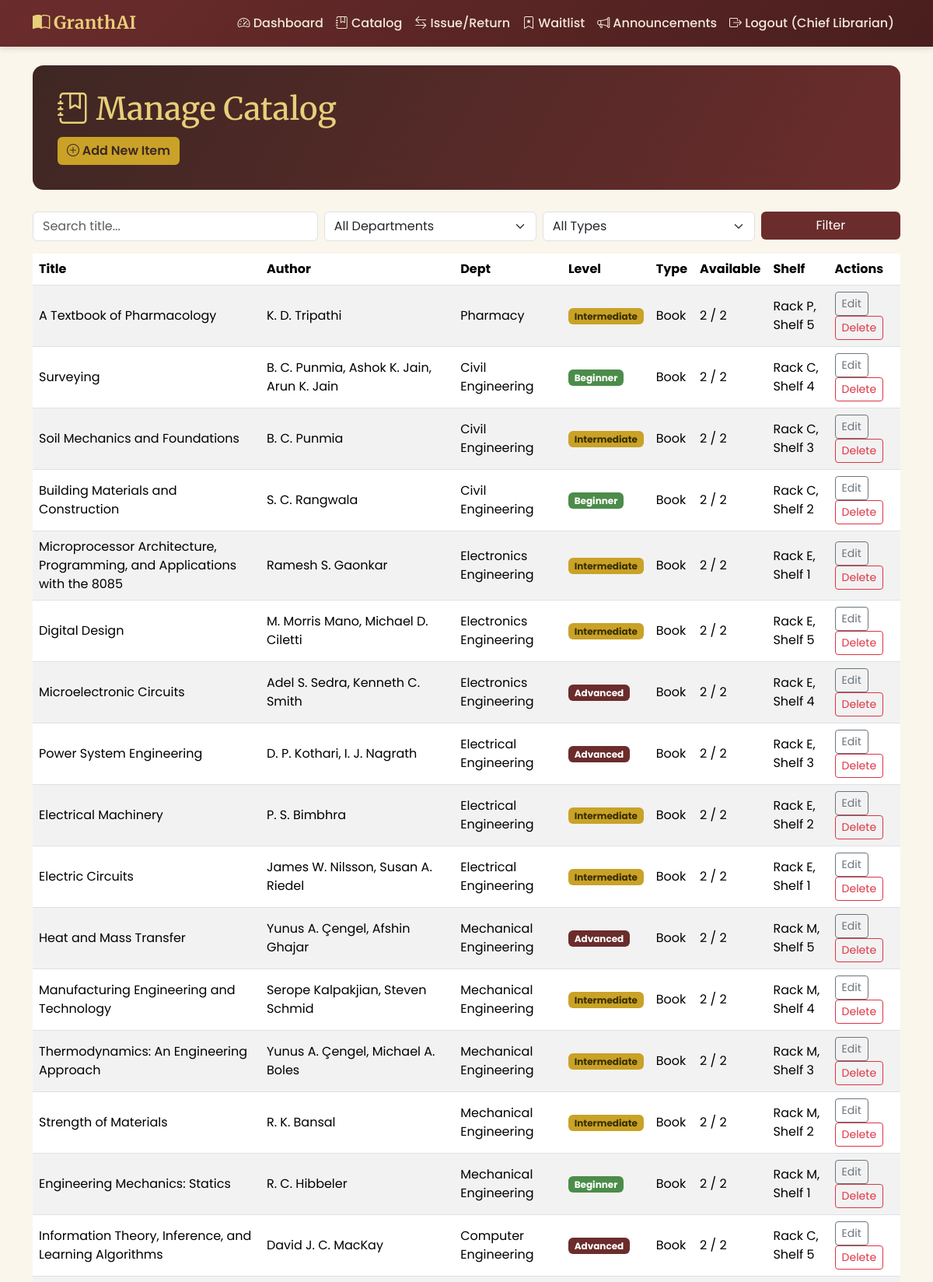
The page /librarian/books (signed in, upper part) on the database its author committed.
### models.py (models this page shows, shortened)
class Book(db.Model):
    id = db.Column(db.Integer, primary_key=True)
    title = db.Column(db.String(250), nullable=False)
    author = db.Column(db.String(200))
    department = db.Column(db.String(80), index=True)  # e.g. Engineering, Pharmacy, Diploma, Management
    level = db.Column(db.String(20), default='Intermediate')  # Beginner / Intermediate / Advanced
    item_type = db.Column(db.String(20), default='book')  # 'book' or 'magazine'
    content = db.Column(db.Text)  # keywords / topics / description used for search
    total_copies = db.Column(db.Integer, default=1)
    available_copies = db.Column(db.Integer, default=1)
    shelf_location = db.Column(db.String(80))  # e.g. "Rack E3, Shelf 2"
    view_count = db.Column(db.Integer, default=0)  # used for "Trending" widget
    added_on = db.Column(db.DateTime, default=utcnow, index=True)
    reservations = db.relationship('Reservation', backref='book', cascade='all, delete-orphan', lazy=True)
    issues = db.relationship('IssueRecord', backref='book', cascade='all, delete-orphan', lazy=True)

### routes/librarian.py (the view)
@librarian_bp.route('/books')
@role_required('librarian')
def books_list():
    department = request.args.get('department', '')
    item_type = request.args.get('item_type', '')
    q = request.args.get('q', '')
    query = Book.query
    if department:
        query = query.filter_by(department=department)
    if item_type:
        query = query.filter_by(item_type=item_type)
    if q:
        query = query.filter(Book.title.ilike(f'%{q}%'))
    books = query.order_by(Book.added_on.desc()).all()
    return render_template('librarian/books_list.html', books=books, departments=DEPARTMENTS,
                            department=department, item_type=item_type, q=q)

### templates/librarian/books_list.html (shortened to what this page needs)
{% extends 'base.html' %}
{% block content %}
<div class="page-hero">
  <h1><i class="bi bi-journal-bookmark"></i> Manage Catalog</h1>
  <a href="{{ url_for('librarian.add_book') }}" class="btn btn-gold mt-2"><i class="bi bi-plus-circle"></i> Add New Item</a>
</div>
<form method="get" class="row g-2 mb-3">
  <div class="col-md-4">
    <input type="text" name="q" value="{{ q }}" class="form-control" placeholder="Search title...">
  </div>
  <div class="col-md-3">
    <select name="department" class="form-select">
      <option value="">All Departments</option>
    </select>
  </div>
  <div class="col-md-3">
    <select name="item_type" class="form-select">
      <option value="">All Types</option>
    </select>
  </div>
  <div class="col-md-2">
    <button type="submit" class="btn btn-granthai w-100">Filter</button>
  </div>
</form>
<div class="table-responsive">
  <table class="table table-striped bg-white align-middle">
    <thead>
      <tr><th>Title</th><th>Author</th><th>Dept</th><th>Level</th><th>Type</th><th>Available</th><th>Shelf</th><th>Actions</th></tr>
    </thead>
    <tbody>
      {% for b in books %}
      <tr>
        <td>{{ b.title }}</td>
        <td>{{ b.author or '-' }}</td>
        <td>{{ b.department or '-' }}</td>
        <td><span class="badge badge-level-{{ b.level }}">{{ b.level }}</span></td>
        <td>{{ b.item_type|capitalize }}</td>
        <td>{{ b.available_copies }} / {{ b.total_copies }}</td>
        <td>{{ b.shelf_location }}</td>
        <td>
          <a href="{{ url_for('librarian.edit_book', book_id=b.id) }}" class="btn btn-sm btn-outline-secondary">Edit</a>
          <form method="post" action="{{ url_for('librarian.delete_book', book_id=b.id) }}" style="display:inline;" onsubmit="return confirm('Delete this item?');">
            <button type="submit" class="btn btn-sm btn-outline-danger">Delete</button>
          </form>
        </td>
      </tr>
      {% else %}
      <tr><td colspan="8" class="text-muted">No items match this filter.</td></tr>
      {% endfor %}
    </tbody>
  </table>
</div>
{% endblock %}

### static/css/style.css (style rules this page uses)
:root { --maroon: #6B2C2C; --maroon-dark: #4A1E1E; --gold: #C9A227; --gold-light: #E8CF7A; --cream: #FAF6EC; --wood: #3E2723; --forest: #2E5339; --ink: #2B2420; }
body { background-color: var(--cream); color: var(--ink); font-family: 'Poppins', 'Segoe UI', sans-serif; }
h1, h2, h3, h4, .brand-font { font-family: 'Merriweather', Georgia, serif; }
.page-hero { background: linear-gradient(120deg, var(--wood) 0%, var(--maroon) 100%); color: #fff; border-radius: 14px; padding: 2rem 2rem; margin-bottom: 1.75rem; }
.page-hero h1 { color: var(--gold-light); margin-bottom: 0.25rem; }
.badge-level-Beginner { background-color: #4C8C4A; }
.badge-level-Intermediate { background-color: #C9A227; color: #3a2f00; }
.badge-level-Advanced { background-color: #6B2C2C; }
.btn-granthai { background-color: var(--maroon); color: #fff; border: none; }
.btn-gold { background-color: var(--gold); border: none; color: var(--wood); font-weight: 600; }

### rows shown on the page
Book: title "A Textbook of Pharmacology", author "K. D. Tripathi", department "Pharmacy", level "Intermediate", item_type "Book", available_copies "2", total_copies "2", shelf_location "Rack P, Shelf 5"
Book: title "Surveying", author "B. C. Punmia, Ashok K. Jain, Arun K. Jain", department "Civil Engineering", level "Beginner", item_type "Book", available_copies "2", total_copies "2", shelf_location "Rack C, Shelf 4"
Book: title "Soil Mechanics and Foundations", author "B. C. Punmia", department "Civil Engineering", level "Intermediate", item_type "Book", available_copies "2", total_copies "2", shelf_location "Rack C, Shelf 3"
Book: title "Building Materials and Construction", author "S. C. Rangwala", department "Civil Engineering", level "Beginner", item_type "Book", available_copies "2", total_copies "2", shelf_location "Rack C, Shelf 2"
Book: title "Microprocessor Architecture, Programming, and Applications with the 8085", author "Ramesh S. Gaonkar", department "Electronics Engineering", level "Intermediate", item_type "Book", available_copies "2", total_copies "2", shelf_location "Rack E, Shelf 1"
Book: title "Digital Design", author "M. Morris Mano, Michael D. Ciletti", department "Electronics Engineering", level "Intermediate", item_type "Book", available_copies "2", total_copies "2", shelf_location "Rack E, Shelf 5"
Book: title "Microelectronic Circuits", author "Adel S. Sedra, Kenneth C. Smith", department "Electronics Engineering", level "Advanced", item_type "Book", available_copies "2", total_copies "2", shelf_location "Rack E, Shelf 4"
Book: title "Power System Engineering", author "D. P. Kothari, I. J. Nagrath", department "Electrical Engineering", level "Advanced", item_type "Book", available_copies "2", total_copies "2", shelf_location "Rack E, Shelf 3"
Book: title "Electrical Machinery", author "P. S. Bimbhra", department "Electrical Engineering", level "Intermediate", item_type "Book", available_copies "2", total_copies "2", shelf_location "Rack E, Shelf 2"
Book: title "Electric Circuits", author "James W. Nilsson, Susan A. Riedel", department "Electrical Engineering", level "Intermediate", item_type "Book", available_copies "2", total_copies "2", shelf_location "Rack E, Shelf 1"
Book: title "Heat and Mass Transfer", author "Yunus A. Çengel, Afshin Ghajar", department "Mechanical Engineering", level "Advanced", item_type "Book", available_copies "2", total_copies "2", shelf_location "Rack M, Shelf 5"
Book: title "Manufacturing Engineering and Technology", author "Serope Kalpakjian, Steven Schmid", department "Mechanical Engineering", level "Intermediate", item_type "Book", available_copies "2", total_copies "2", shelf_location "Rack M, Shelf 4"
Book: title "Thermodynamics: An Engineering Approach", author "Yunus A. Çengel, Michael A. Boles", department "Mechanical Engineering", level "Intermediate", item_type "Book", available_copies "2", total_copies "2", shelf_location "Rack M, Shelf 3"
Book: title "Strength of Materials", author "R. K. Bansal", department "Mechanical Engineering", level "Intermediate", item_type "Book", available_copies "2", total_copies "2", shelf_location "Rack M, Shelf 2"
Book: title "Engineering Mechanics: Statics", author "R. C. Hibbeler", department "Mechanical Engineering", level "Beginner", item_type "Book", available_copies "2", total_copies "2", shelf_location "Rack M, Shelf 1"
Book: title "Information Theory, Inference, and Learning Algorithms", author "David J. C. MacKay", department "Computer Engineering", level "Advanced", item_type "Book", available_copies "2", total_copies "2", shelf_location "Rack C, Shelf 5"

### other values the page prints
{{ session.get('name') }} "Chief Librarian"
